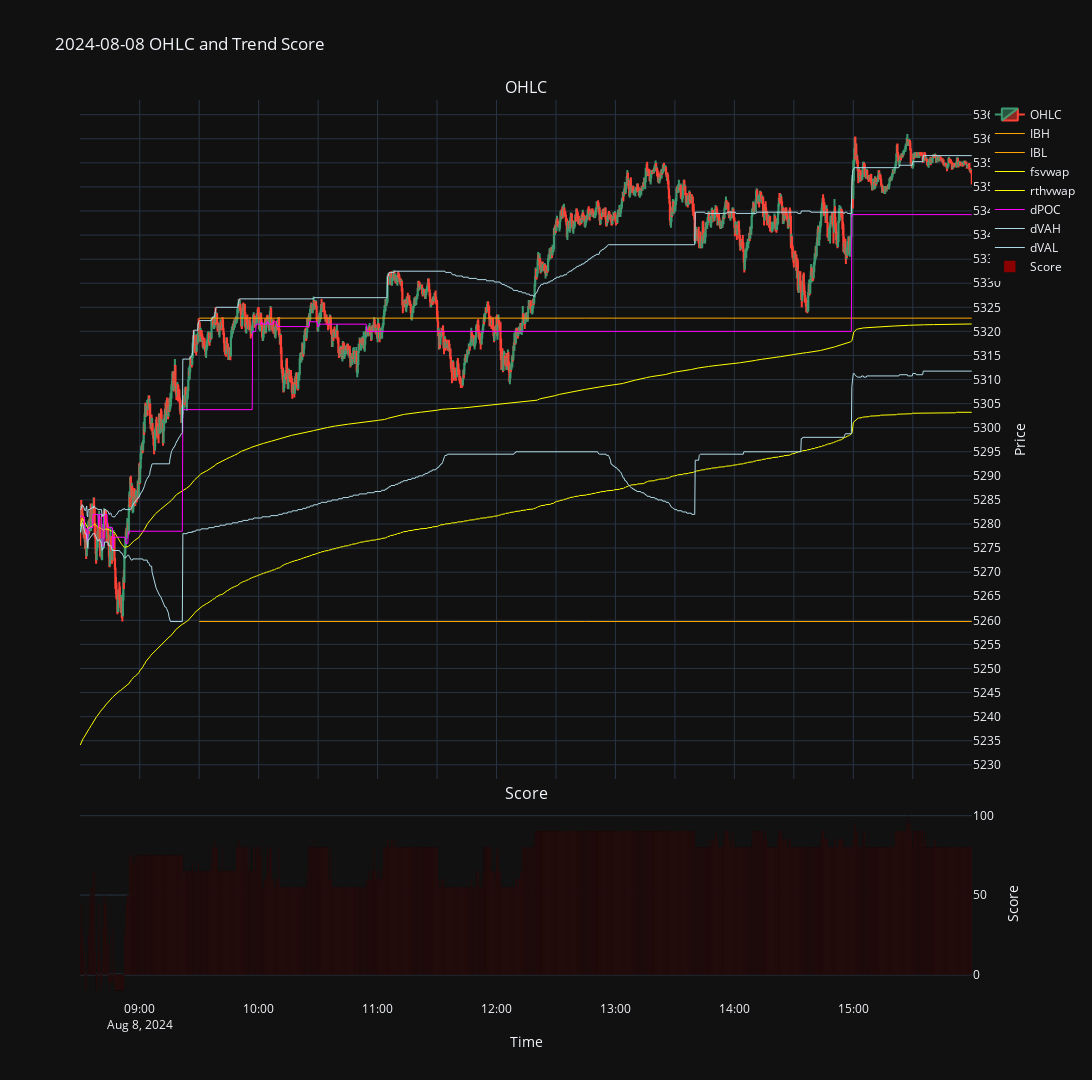

The code cell stored with this chart in its notebook:
### Code cell
# plot with plotly

date = "2024-08-08"
df = data_es[data_es.index.date == pd.to_datetime(date).date()]

# Filter data to show only after 09:30:00
df_after_0930 = df[df.index.time >= pd.to_datetime('09:30:00').time()]

# Create subplots
fig = make_subplots(rows=2, cols=1, shared_xaxes=True, 
                    vertical_spacing=0.03, subplot_titles=('OHLC', 'Score'),
                    row_width=[0.2, 0.7])

# Plot OHLC candlestick chart
fig.add_trace(go.Candlestick(x=df.index,
                             open=df['Open'],
                             high=df['High'],
                             low=df['Low'],
                             close=df['Close'],
                             name='OHLC'),
              row=1, col=1)

# Add lines (IBH and IBL only after 09:30:00)
fig.add_trace(go.Scatter(x=df_after_0930.index, y=df_after_0930['IBH'], mode='lines', name='IBH', line=dict(color='orange', width=1)), row=1, col=1)
fig.add_trace(go.Scatter(x=df_after_0930.index, y=df_after_0930['IBL'], mode='lines', name='IBL', line=dict(color='orange', width=1)), row=1, col=1)
fig.add_trace(go.Scatter(x=df.index, y=df['fsvwap'], mode='lines', name='fsvwap', line=dict(color='yellow', width=1)), row=1, col=1)
fig.add_trace(go.Scatter(x=df.index, y=df['rthvwap'], mode='lines', name='rthvwap', line=dict(color='yellow', width=1)), row=1, col=1)
fig.add_trace(go.Scatter(x=df.index, y=df['dPOC'], mode='lines', name='dPOC', line=dict(color='magenta', width=1)), row=1, col=1)
fig.add_trace(go.Scatter(x=df.index, y=df['dVAH'], mode='lines', name='dVAH', line=dict(color='lightblue', width=1)), row=1, col=1)
fig.add_trace(go.Scatter(x=df.index, y=df['dVAL'], mode='lines', name='dVAL', line=dict(color='lightblue', width=1)), row=1, col=1)


# Plot score as a histogram
fig.add_trace(go.Bar(x=df.index, y=df['score'], name='Score', marker_color='darkred'),
              row=2, col=1)

# Layout adjustments (Grid lines, price scale on the right, and time intervals)
fig.update_layout(
    xaxis=dict(
        dtick=1800 * 1000  # Grid lines every 30 minutes (1800 seconds)
    ),
    yaxis=dict(
        dtick=5,  # Grid lines every 5 points
        side='right'  # Price scale on the right
    ),
    title=f'{date} OHLC and Trend Score',
    yaxis_title='Price',
    #xaxis_title='Time',
    xaxis_rangeslider_visible=False,
    template='plotly_dark',
    height=1080,
    width=1920
)

fig.update_xaxes(title_text='Time', row=2, col=1, title_standoff=5) 

# Adjust y-axis for the score plot
fig.update_yaxes(title_text='Score', side='right', row=2, col=1)

# Show the plot
fig.show()

### Figure 1 — Plotly figure (JSON) as saved in the notebook; plotly's stock layout.template omitted (floating-point values rounded to 4 significant figures; data arrays with more than 128 entries replaced by an {"elided": "..."} marker saying what was removed)
{"data": [{"close": {"elided": "1800 float values"}, "high": {"elided": "1800 float values"}, "low": {"elided": "1800 float values"}, "name": "OHLC", "open": {"elided": "1800 float values"}, "type": "candlestick", "x": {"elided": "1800 str values"}, "xaxis": "x", "yaxis": "y"}, {"line": {"color": "orange", "width": 1}, "mode": "lines", "name": "IBH", "type": "scatter", "x": {"elided": "1560 str values"}, "xaxis": "x", "y": {"elided": "1560 float values"}, "yaxis": "y"}, {"line": {"color": "orange", "width": 1}, "mode": "lines", "name": "IBL", "type": "scatter", "x": {"elided": "1560 str values"}, "xaxis": "x", "y": {"elided": "1560 float values"}, "yaxis": "y"}, {"line": {"color": "yellow", "width": 1}, "mode": "lines", "name": "fsvwap", "type": "scatter", "x": {"elided": "1800 str values"}, "xaxis": "x", "y": {"elided": "1800 float values"}, "yaxis": "y"}, {"line": {"color": "yellow", "width": 1}, "mode": "lines", "name": "rthvwap", "type": "scatter", "x": {"elided": "1800 str values"}, "xaxis": "x", "y": {"elided": "1800 float values"}, "yaxis": "y"}, {"line": {"color": "magenta", "width": 1}, "mode": "lines", "name": "dPOC", "type": "scatter", "x": {"elided": "1800 str values"}, "xaxis": "x", "y": {"elided": "1800 float values"}, "yaxis": "y"}, {"line": {"color": "lightblue", "width": 1}, "mode": "lines", "name": "dVAH", "type": "scatter", "x": {"elided": "1800 str values"}, "xaxis": "x", "y": {"elided": "1800 float values"}, "yaxis": "y"}, {"line": {"color": "lightblue", "width": 1}, "mode": "lines", "name": "dVAL", "type": "scatter", "x": {"elided": "1800 str values"}, "xaxis": "x", "y": {"elided": "1800 float values"}, "yaxis": "y"}, {"marker": {"color": "darkred"}, "name": "Score", "type": "bar", "x": {"elided": "1800 str values"}, "xaxis": "x2", "y": {"elided": "1800 int values"}, "yaxis": "y2"}], "layout": {"annotations": [{"font": {"size": 16}, "showarrow": false, "text": "OHLC", "x": 0.5, "xanchor": "center", "xref": "paper", "y": 1, "yanchor": "bottom", "yref": "paper"}, {"font": {"size": 16}, "showarrow": false, "text": "Score", "x": 0.5, "xanchor": "center", "xref": "paper", "y": 0.2156, "yanchor": "bottom", "yref": "paper"}], "height": 1080, "title": {"text": "2024-08-08 OHLC and Trend Score"}, "width": 1920, "xaxis": {"anchor": "y", "domain": [0, 1], "dtick": 1800000, "matches": "x2", "rangeslider": {"visible": false}, "showticklabels": false}, "xaxis2": {"anchor": "y2", "domain": [0, 1], "title": {"standoff": 5, "text": "Time"}}, "yaxis": {"anchor": "x", "domain": [0.2456, 1], "dtick": 5, "side": "right", "title": {"text": "Price"}}, "yaxis2": {"anchor": "x2", "domain": [0, 0.2156], "side": "right", "title": {"text": "Score"}}}}
